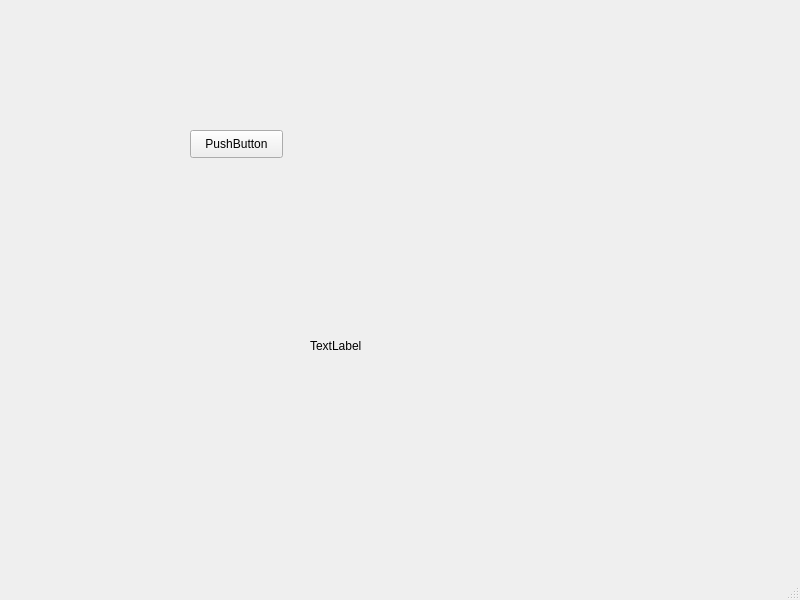
<?xml version="1.0" encoding="UTF-8"?>
<ui version="4.0">
 <class>MainWindow</class>
 <widget class="QMainWindow" name="MainWindow">
  <property name="geometry">
   <rect>
    <x>0</x>
    <y>0</y>
    <width>800</width>
    <height>600</height>
   </rect>
  </property>
  <property name="windowTitle">
   <string>MainWindow</string>
  </property>
  <widget class="QWidget" name="centralwidget">
   <widget class="QPushButton" name="pushButton">
    <property name="geometry">
     <rect>
      <x>190</x>
      <y>130</y>
      <width>93</width>
      <height>28</height>
     </rect>
    </property>
    <property name="text">
     <string>PushButton</string>
    </property>
   </widget>
   <widget class="QLabel" name="label">
    <property name="geometry">
     <rect>
      <x>310</x>
      <y>330</y>
      <width>251</width>
      <height>31</height>
     </rect>
    </property>
    <property name="text">
     <string>TextLabel</string>
    </property>
   </widget>
  </widget>
  <widget class="QMenuBar" name="menubar">
   <property name="geometry">
    <rect>
     <x>0</x>
     <y>0</y>
     <width>800</width>
     <height>26</height>
    </rect>
   </property>
  </widget>
  <widget class="QStatusBar" name="statusbar"/>
 </widget>
 <resources/>
 <connections>
  <connection>
   <sender>pushButton</sender>
   <signal>pressed()</signal>
   <receiver>label</receiver>
   <slot>show()</slot>
   <hints>
    <hint type="sourcelabel">
     <x>238</x>
     <y>176</y>
    </hint>
    <hint type="destinationlabel">
     <x>330</x>
     <y>380</y>
    </hint>
   </hints>
  </connection>
 </connections>
</ui>
